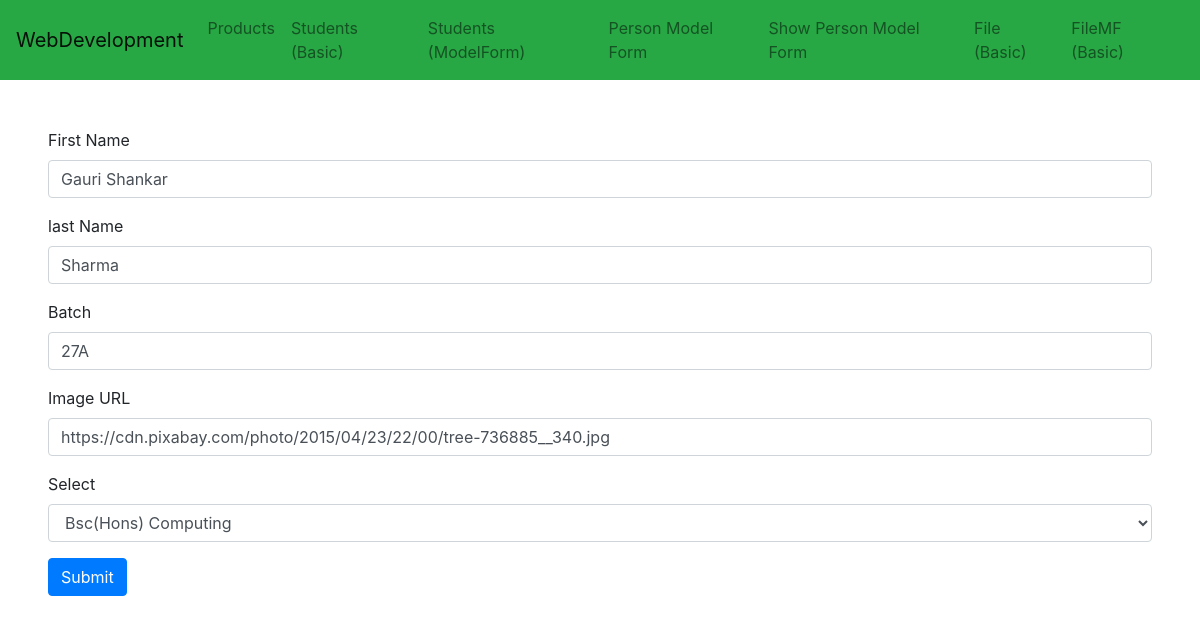
The page /product/updateStudent/6 on the database its author committed.
### Product/models.py (models this page shows, shortened)
class Student(models.Model):
    firstname = models.CharField(max_length=100)
    lastname = models.CharField(max_length=100)
    batch = models.CharField(max_length=100)
    image_url = models.CharField(max_length=2000)
    category = models.CharField(max_length=200)
    created_date = models.DateTimeField(auto_now_add=True)

### Product/views.py (the view, shortened to what this page needs)
# urls.py: path('updateStudent/<int:i_id>', views.update_student),
def update_student(request, i_id):
    student = Student.objects.get(id=i_id)
    context = {'student': student}
    return render(request, 'Product/updateStudent.html', context)

### Product/templates/Product/updateStudent.html (shortened to what this page needs)
{% extends 'Layout.html' %}
{% block content %}
<form class="m-5" method="POST">
  <div class="form-group">
    <label for="firstname">First Name</label>
    <input type="text" class="form-control" id="firstname" name="firstname" aria-describedby="emailHelp" placeholder="Enter firstname" value="{{student.firstname}}">
  </div>
  <div class="form-group">
    <label for="lastname">last Name</label>
    <input type="text" class="form-control" id="lastname" name="lastname" aria-describedby="emailHelp" placeholder="Enter lastname" value="{{student.lastname}}">
  </div>
  <div class="form-group">
    <label for="batch">Batch</label>
    <input type="text" class="form-control" id="batch" name="batch" aria-describedby="emailHelp" placeholder="Enter batch" value="{{student.batch}}">
  </div>
  <div class="form-group">
    <label for="image_url">Image URL</label>
    <input type="text" class="form-control" id="image_url" name="image_url" aria-describedby="emailHelp" placeholder="Enter image_url" value="{{student.image_url}}">
  </div>
  <div class="form-group">
    <label for="category">Select</label>
    <select class="form-control" id="category" name="category">
      {% if student.category == 'Bsc(Hons) Computing' %}
      <option selected>Bsc(Hons) Computing</option>
      {% endif %}
    </select>
  </div>
  <button type="submit" class="btn btn-primary">Submit</button>
</form>
{% endblock %}

### rows shown on the page
Student: firstname "Gauri Shankar", lastname "Sharma", batch "27A", image_url "https://cdn.pixabay.com/photo/2015/04/23/22/00/tree-736885__340.jpg", category "Bsc(Hons) Computing"
